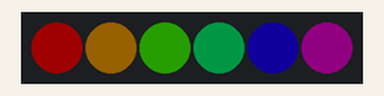
Simulated run of this sketch. Board: Arduino Uno, built with avr-gcc and run on an emulated ATmega328P. Parts: 6 RGB LEDs in strip order, left to right. Dim RGB values are drawn brighter than linear.

Above: at 2.06 s.
At 4.28 s:
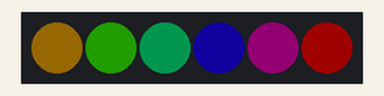
At 5.5 s:
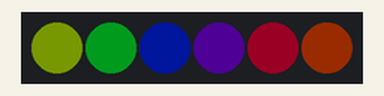
At 8.93 s:
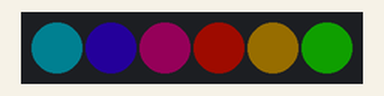
At 12.37 s:
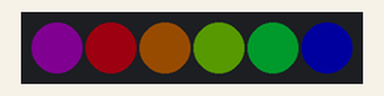
At 15.86 s:
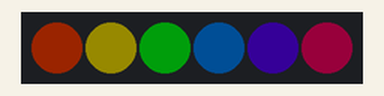
Timing chart, 0 to 40.0 s (numbered marks = the images above):
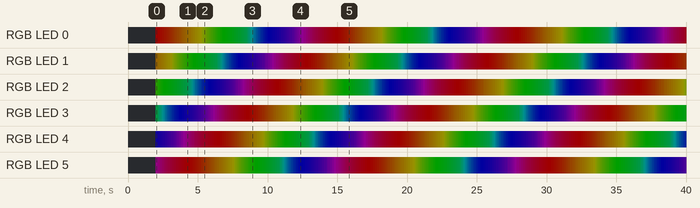

Measured:
- by itself, RGB LED 0: off → RGB(32, 0, 0) at 2.0 s, → RGB(31, 1, 0) 0.15 s later, → RGB(30, 2, 0) 0.15 s later, → RGB(29, 3, 0) 0.15 s later, … (350 changes in this stretch)
- by itself, RGB LED 1: off → RGB(22, 14, 0) at 2.0 s, → RGB(22, 15, 0) 0.10 s later, → RGB(22, 16, 0) 0.15 s later, → RGB(22, 17, 0) 0.15 s later, … (347 changes in this stretch)
- by itself, everything shown: repeats every 12.9 s, in 255 steps

The sketch:

quickTestVersion.ino
```cpp
#include <Arduino.h>
#include <FastLED.h>

// LED strip configuration
#define LED_PIN     2      // ESP8266 GPIO2
#define NUM_LEDS    6
#define LED_TYPE    WS2811
#define COLOR_ORDER GRB
#define BRIGHTNESS  32    // Set to about 50%

// Define the array of leds
CRGB leds[NUM_LEDS];

void setup() {
  Serial.begin(115200);

  // Initialize FastLED
  FastLED.addLeds<LED_TYPE, LED_PIN, COLOR_ORDER>(leds, NUM_LEDS);
  FastLED.setBrightness(BRIGHTNESS);

  // Clear all LEDs to start
  FastLED.clear();
  FastLED.show();

  // Initial delay to allow programming if needed
  delay(2000);
}

void loop() {
  // Create a rainbow effect across all LEDs
  static uint8_t hue = 0;

  // Fill the LED array with a rainbow
  fill_rainbow(leds, NUM_LEDS, hue, 255/NUM_LEDS);

  // Show the LEDs
  FastLED.show();

  // Slowly cycle through colors
  hue++;

  // Small delay to control animation speed
  delay(50);
}
```
